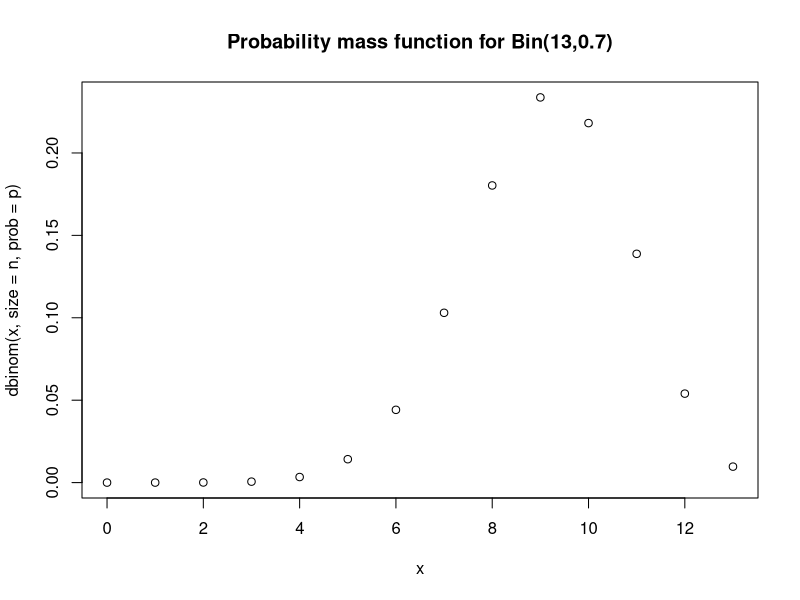
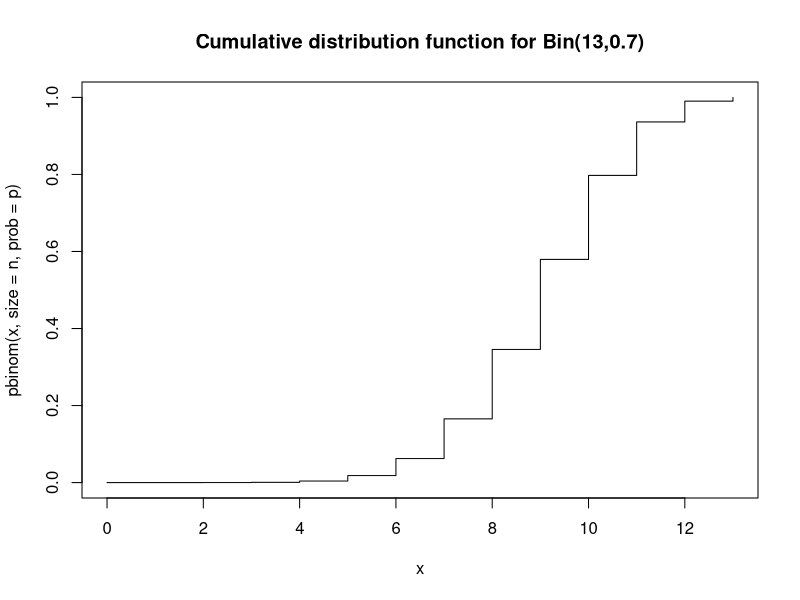
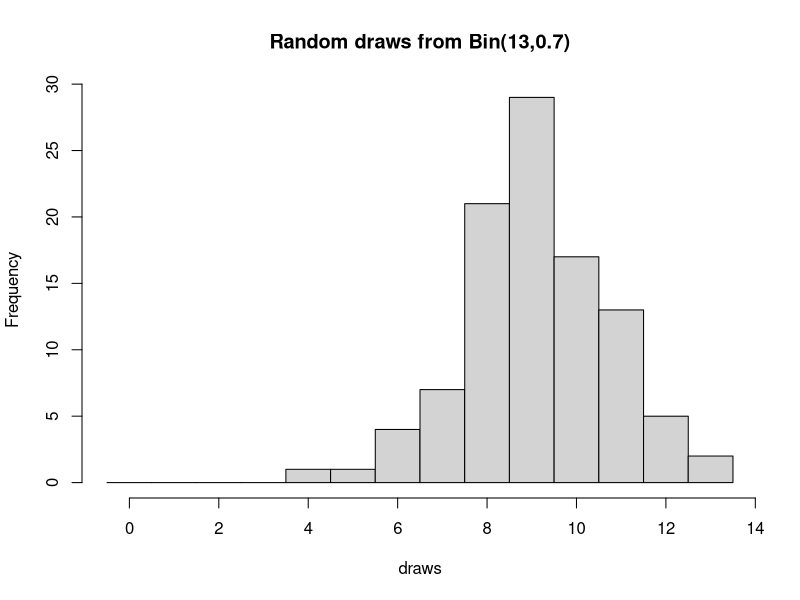
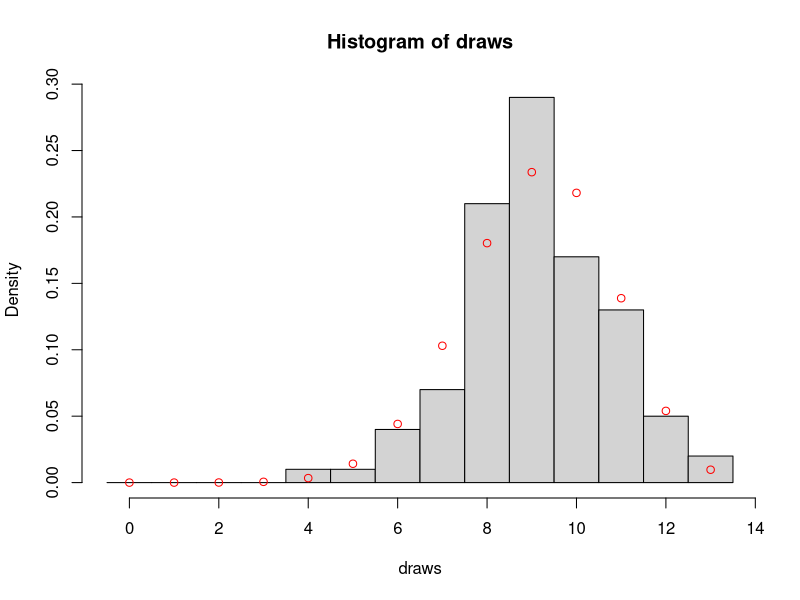
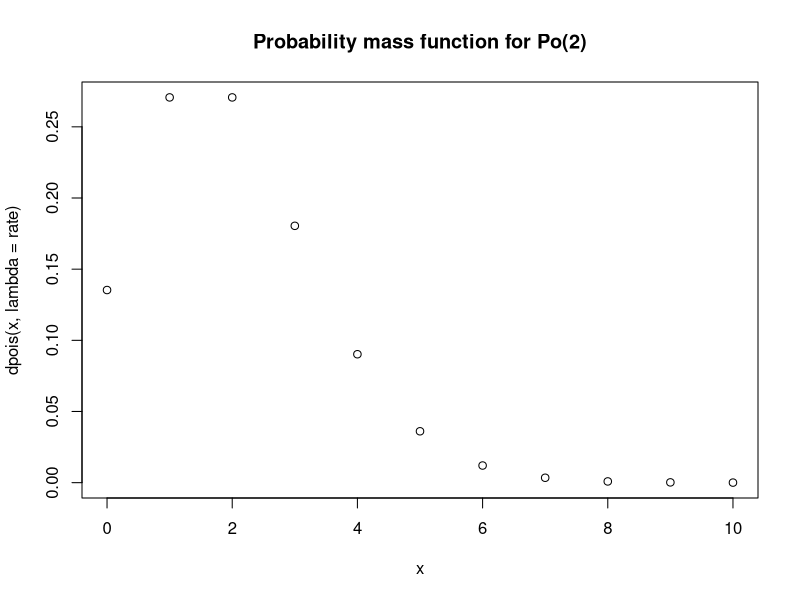
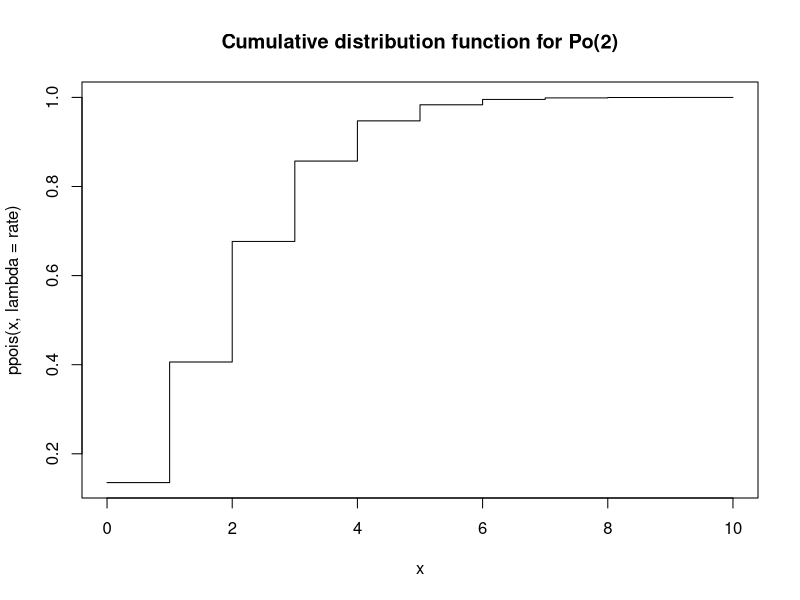
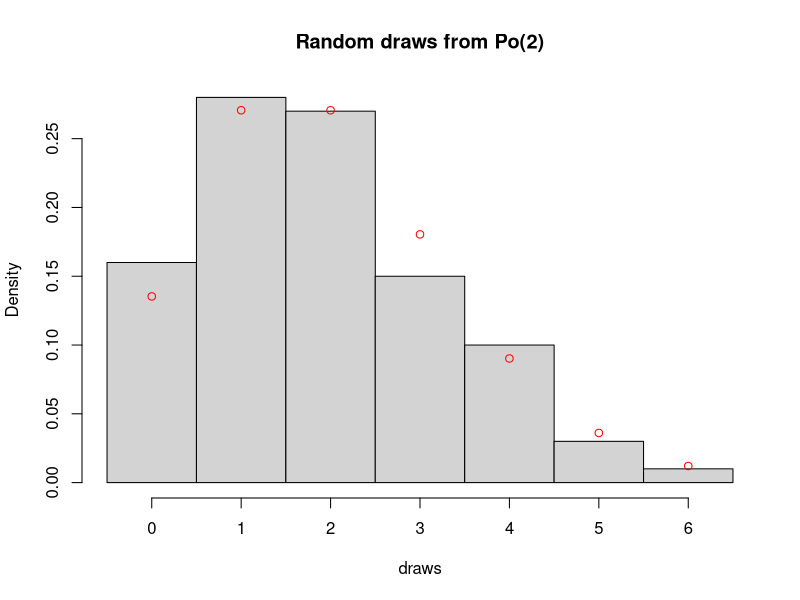
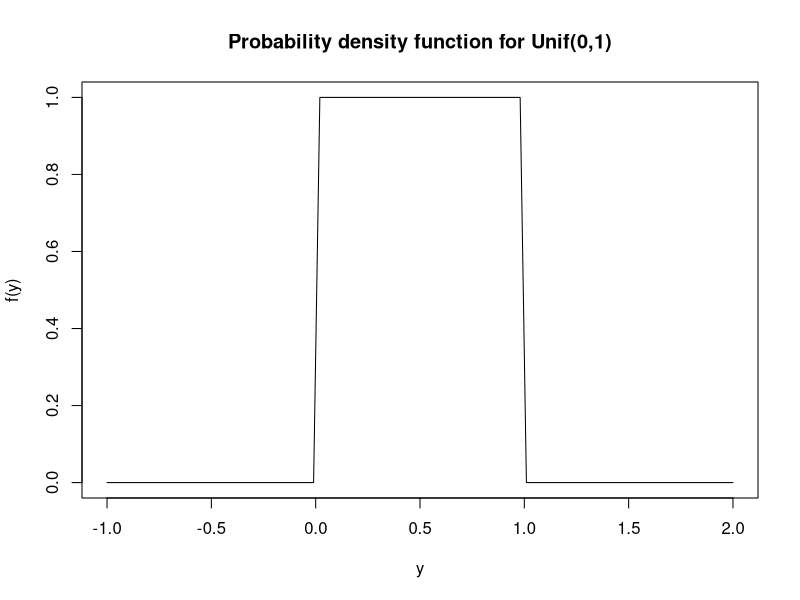

Here is the R script that generated these plots, in order:
## ------------------------------------------------------------------------------------------
n <- 13
p <- 0.7
dbinom(6, size = n, prob = p)


## ------------------------------------------------------------------------------------------
x <- 0:n
plot(x, dbinom(x, size = n, prob = p), main = "Probability mass function for Bin(13,0.7)")


## ------------------------------------------------------------------------------------------
pbinom(9, size = n, prob = p)


## ------------------------------------------------------------------------------------------
plot(x, pbinom(x, size = n, prob = p), type="s", main = "Cumulative distribution function for Bin(13,0.7)")


## ------------------------------------------------------------------------------------------
draws <- rbinom(100, size = n, prob = p) # draw 100
brks  <- (0:(n+1)) - 0.5
hist(draws, breaks = brks, main = "Random draws from Bin(13,0.7)") 


## ------------------------------------------------------------------------------------------
hist(draws, breaks = brks, probability = TRUE)
points(x, dbinom(x, size = n, prob = p), col="red")




## ------------------------------------------------------------------------------------------
rate <- 2
x <- 0:10 # with no upper limit we need to decide on an upper limit

plot(x, dpois(x, lambda = rate), main = "Probability mass function for Po(2)") 


## ------------------------------------------------------------------------------------------
plot(x, ppois(x, lambda = rate), type="s", main = "Cumulative distribution function for Po(2)")


## ------------------------------------------------------------------------------------------
draws <- rpois(100, lambda = rate)

hist(draws, breaks = (0:(max(draws)+1)) - 0.5, probability = TRUE, main = "Random draws from Po(2)")
points(x, dpois(x, lambda = rate), col="red")




## ------------------------------------------------------------------------------------------
a <- 0
b <- 1

# The curve function expects you to give a function of `x` and then it 
# (internally) creates a sequence of values from `from` and to `to` and creates
# plots similar to what we had before, but using a line rather than points.
curve(dunif(x, min = a, max = b), from = -1, to = 2,
      xlab='y', ylab='f(y)', main='Probability density function for Unif(0,1)')


## ------------------------------------------------------------------------------------------
curve(punif(x, min = a, max = b), from = -1, to = 2,
      xlab='y', ylab='F(y)', main='Cumulative distribution function for Unif(0,1)')


## ------------------------------------------------------------------------------------------
curve(qunif(x, min = a, max = b), from = 0, to = 1,
      xlab='p', ylab='F^{-1}(p)', main='Quantile function for Unif(0,1)')


## ------------------------------------------------------------------------------------------
random_uniforms <- runif(100, min = a, max = b)
hist(random_uniforms, probability = TRUE, main = "Random draws from Unif(0,1)")
curve(dunif(x, min = a, max = b), add = TRUE, col="red")




## ------------------------------------------------------------------------------------------
mu    <- 0
sigma <- 1 # standard deviation

curve(dnorm(x, mean = mu, sd = sigma), # notice the 3rd argument is the sd
      from = -4, to = 4,
      main = "PDF for a standard normal")


## ------------------------------------------------------------------------------------------
curve(pnorm(x, mean = mu, sd = sigma), 
      from = -4, to = 4,
      main = "CDF for a standard normal",
      ylab = "F(x)")


## ------------------------------------------------------------------------------------------
curve(qnorm(x, mean = mu, sd = sigma),
      from = 0, to = 1, 
      main = "Quantile function for a standard normal")


## ------------------------------------------------------------------------------------------
draws <- rnorm(100, mean = mu, sd = sigma)
hist(draws, probability = TRUE)
curve(dnorm(x, mean = mu, sd = sigma), add = TRUE, col = "red")

